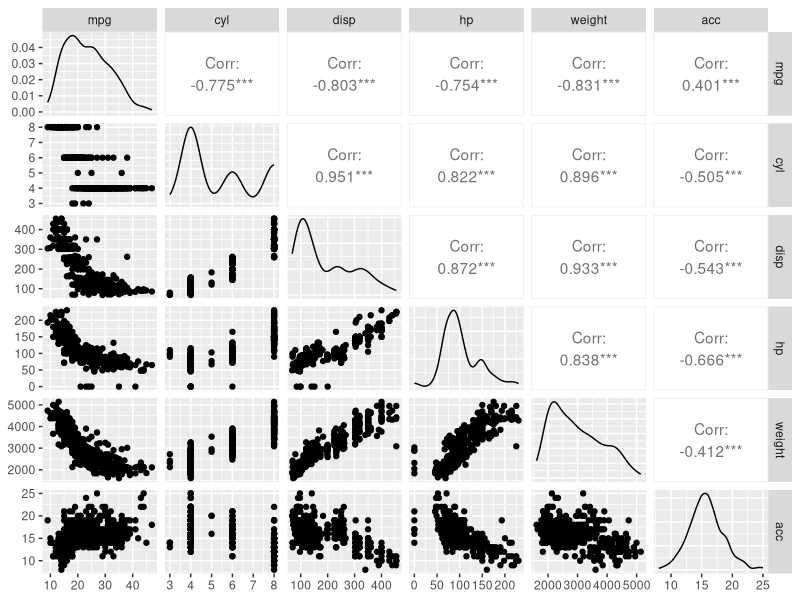
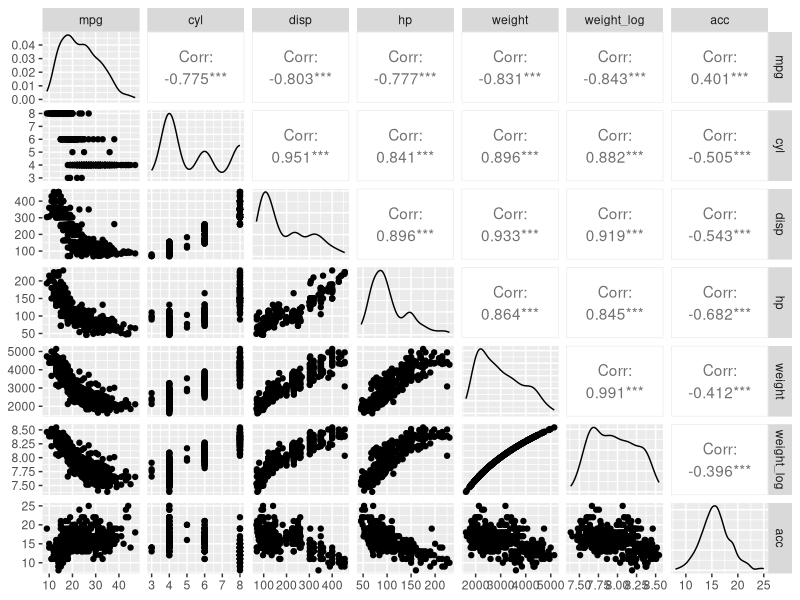

These charts were generated, in order, by the following R code:
## ---- chunk 1
knitr::opts_chunk$set(echo = TRUE)
## ---- chunk 2
# Se cargan las librerías empleadas en la tarea. 
library(GGally) # carga el método ggpairs. 
library(Metrics) # carga la métrica MSE.
library(caTools) # carga el método sample.split. 
## ---- chunk 3
# Se carga el dataset en la variable autos_data. 
autos_data <- read.csv("auto-mpg_g.csv", header = TRUE)

# Se valida la carga correcta de los datos. 
head(autos_data)

# Se observa la estructura de los datos. 
str(autos_data)

# Se observan algunos detalles de los mismos. 
summary(autos_data)
## ---- chunk 4
# Se grafica las correlaciones entre variables (como parte del EDA y previo a limpiar los datos).
# Se omiten los datos almacenados en las variables "model.year", "origin" y "model.name" debido 
# a que estas son variables categóricas. 
ggpairs(autos_data[, c("mpg", "cyl", "disp", "hp", "weight", "acc")])
## ---- chunk 5
# Se setea la semilla.
set.seed(1)

# Se genera el vector lógico para separar los dataframes de entrenamiento y pruebas.
data_split <- sample.split(autos_data, SplitRatio = 0.8)

# Se carga el dataset con los datos de entrenamiento.
autos_train_data <- subset(autos_data, data_split == TRUE)

# Se carga el dataset con los datos de prueba. 
autos_test_data <- subset(autos_data, data_split == FALSE)
## ---- chunk 6
# Se crea un modelo de regresión lineal empleando como variables predictorias a "disp" y "weight". 
autos_model <- lm(mpg ~ weight + disp, autos_train_data)
## ---- chunk 7
# Se realiza la predicción de los datos de prueba. 
mpg_prediction <- predict(autos_model, autos_test_data)

# Se calcula el error cuadrático medio (mean-square error). 
autos_mse <- mse(mpg_prediction, autos_test_data$mpg)
autos_mse
## ---- chunk 8
# Se va a probar la siguiente fórmula (igualmente sin preprocesado ni normalización)
# mpg ~ disp + cyl + weight + hp

# Se crea un modelo de regresión lineal empleando como variables predictorias a "disp", "cyl", "weight" y "hp". 
autos_model2 <- lm(mpg ~ disp + cyl + weight + hp, autos_train_data)

# Se realiza la predicción de los datos de prueba. 
mpg_prediction2 <- predict(autos_model2, autos_test_data)

# Se calcula el error cuadrático medio (mean-square error). 
autos_mse2 <- mse(mpg_prediction2, autos_test_data$mpg)
autos_mse2
## ---- chunk 9
# Procesar los 6 valores faltantes en "hp".
#
# Fuentes de los datos faltantes:
#
# https://en.wikipedia.org/wiki/Ford_Pinto
# https://en.wikipedia.org/wiki/Ford_Maverick_(Americas)
# https://www.automobile-catalog.com/car/1980/27095/renault_5_le_car.html
# https://www.caranddriver.com/reviews/a15142429/1980-ford-mustang-cobra-review/
# https://www.conceptcarz.com/z25395/renault-18i.aspx
# https://www.automobile-catalog.com/make/amc/concord/concord_2-door_dl/1982.html
# 
autos_data[autos_data$hp == 0, ]
missing_hp <- autos_data[autos_data$hp == 0, ]
researched_names_missing <- c(" ford pinto", " ford maverick", " renault lecar deluxe", 
                              " ford mustang cobra", " renault 18i", " amc concord dl")
researched_hp_missing <- c(75L, 120L, 51L, 132L, 81L, 82L)

# Se duplica el dataset (para poseer trazabilidad) y se cambia la variable "model.name" a character.
autos_data_no_missing <- autos_data
autos_data_no_missing$model.name <- as.character(autos_data_no_missing$model.name)

# Se itera sobre cada uno de los valores por agregar.
for (index in seq_along(researched_names_missing)) {
  name <- researched_names_missing[index]
  hp <- researched_hp_missing[index]
  year <- missing_hp[index, ]$model.year # Existen varios modelos con el mismo nombre por distintos años.
  autos_data_no_missing[(name == autos_data_no_missing$model.name) & 
                          (year == autos_data_no_missing$model.year), ]$hp <- hp
}

# Se valida que los valores en el nuevo dataset se hayan cambiado correctamente
# (se usa la comparación con el dataset original para mayor facilidad).
autos_data_no_missing[autos_data$hp == 0, ]

# Normalizar o estandarizar las variables para que calcen en una distribución normal. 
autos_data_norm <- autos_data_no_missing
autos_data_norm$weight_log <- log(autos_data_norm$weight)

# Se grafica las correlaciones entre variables.
ggpairs(autos_data_norm[, c("mpg", "cyl", "disp", "hp", "weight", "weight_log", "acc")])

# Se genera el vector lógico para separar los dataframes de entrenamiento y pruebas.
data_split_final <- sample.split(autos_data_norm, SplitRatio = 0.8)

# Se carga el dataset con los datos de entrenamiento.
autos_train_data_final <- subset(autos_data_norm, data_split == TRUE)

# Se carga el dataset con los datos de prueba. 
autos_test_data_final <- subset(autos_data_norm, data_split == FALSE)

# Se seleccionan las variables para usarlas como variables predictorias.
# Se crea un modelo de regresión lineal.
# Se ajustan los parámetros de la función. 
autos_model_final <- lm(mpg ~ poly(weight_log, 2) + poly(hp, 3) + poly(disp, 3) + poly(acc, 5), 
                        autos_train_data_final)

# Se realiza la predicción de los datos de prueba. 
mpg_prediction_final <- predict(autos_model_final, autos_test_data_final)

# Se calcula el error cuadrático medio (mean-square error).
autos_mse_final <- mse(mpg_prediction_final, autos_test_data_final$mpg)
autos_mse_final
